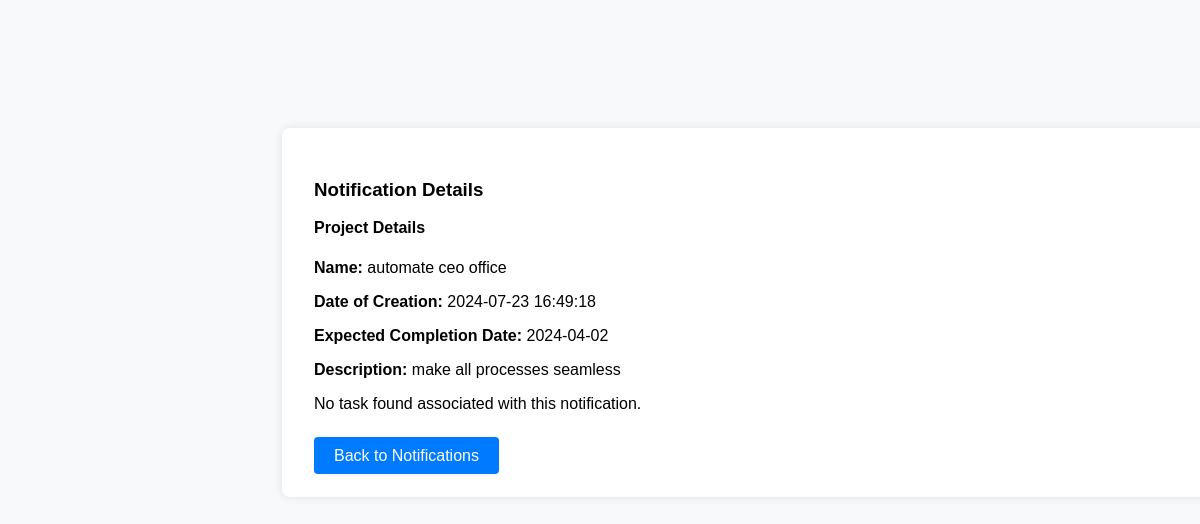
/view_notification.php?project_id=1 (signed in), run on the app's committed database.
### tables this page shows
CREATE TABLE `projects` (
  `id` int(11) NOT NULL,
  `name` varchar(100) NOT NULL,
  `department_id` int(11) DEFAULT NULL,
  `manager_id` int(11) DEFAULT NULL,
  `status` enum('not_started','in_progress','completed','pending') DEFAULT 'not_started',
  `description` varchar(255) DEFAULT NULL,
  `state` enum('active','disabled') DEFAULT 'active',
  `disable_description` varchar(255) DEFAULT NULL,
  `created_at` datetime NOT NULL DEFAULT current_timestamp(),
  `expected_due_date` date NOT NULL DEFAULT '2024-01-01'
);

### view_notification.php (the view, shortened to what this page needs)
<?php
include 'db.php';
$project_id = $_GET['project_id'] ?? null;
$project = null;
$task = null;
if ($project_id) {
    $stmt = $conn->prepare("SELECT * FROM projects WHERE id = ?");
    $stmt->bind_param("i", $project_id);
    $stmt->execute();
    $project = $stmt->get_result()->fetch_assoc();
}
?>
<!DOCTYPE html>
<html lang="en">
<head>
    <link rel="stylesheet" href="dashboard.css">
</head>
<body>
    <div class="container">
        <div class="card">
            <h3>Notification Details</h3>
            <?php if ($project): ?>
                <h4>Project Details</h4>
                <p><strong>Name:</strong> <?= htmlspecialchars($project['name']) ?></p>
                <p><strong>Date of Creation:</strong> <?= htmlspecialchars($project['created_at']) ?></p>
                <p><strong>Expected Completion Date:</strong> <?= htmlspecialchars($project['expected_due_date']) ?></p>
                <p><strong>Description:</strong> <?= htmlspecialchars($project['description']) ?></p>
            <?php else: ?>
                <p>No project found associated with this notification.</p>
            <?php endif; ?>
            <?php if ($task): ?>
                <h4>Task Details</h4>
                <p><strong>Project Name:</strong> <?= htmlspecialchars($project['name']) ?></p>
                <p><strong>Task Name:</strong> <?= htmlspecialchars($task['name']) ?></p>
                <p><strong>Date of Creation:</strong> <?= htmlspecialchars($task['created_at']) ?></p>
                <p><strong>Expected Completion Date:</strong> <?= htmlspecialchars($task['due_date']) ?></p>
                <p><strong>Description:</strong> <?= htmlspecialchars($task['description']) ?></p>
            <?php else: ?>
                <p>No task found associated with this notification.</p>
            <?php endif; ?>
            <br>
            <a href="notifications.php" class="button">Back to Notifications</a>
        </div>
    </div>
</body>
</html>

### dashboard.css (style rules this page uses)
body { font-family: Arial, sans-serif; background-color: #f8f9fa; display: flex; flex-direction: column; align-items: left; height: 100vh; margin: 0; padding-top: 6rem; }
.container { margin-left: 250px; margin-top: 6rem; padding: 2rem; width: calc(100% - 250px); overflow-y: auto; max-height: calc(100vh - 6rem); }
.card { background: white; padding: 2rem; border-radius: 0.5rem; box-shadow: 0 0 10px rgba(0, 0, 0, 0.1); margin-bottom: 1.5rem; }
h4 { margin-top: 0; }
.button { background-color: #007bff; color: white; padding: 10px 20px; text-decoration: none; border-radius: 4px; }
body, html { overflow: hidden; margin: 0; padding: 0; height: 100%; }

### data on the page
projects: name "automate ceo office", created_at "2024-07-23 16:49:18", expected_due_date "2024-04-02", description "make all processes seamless"
